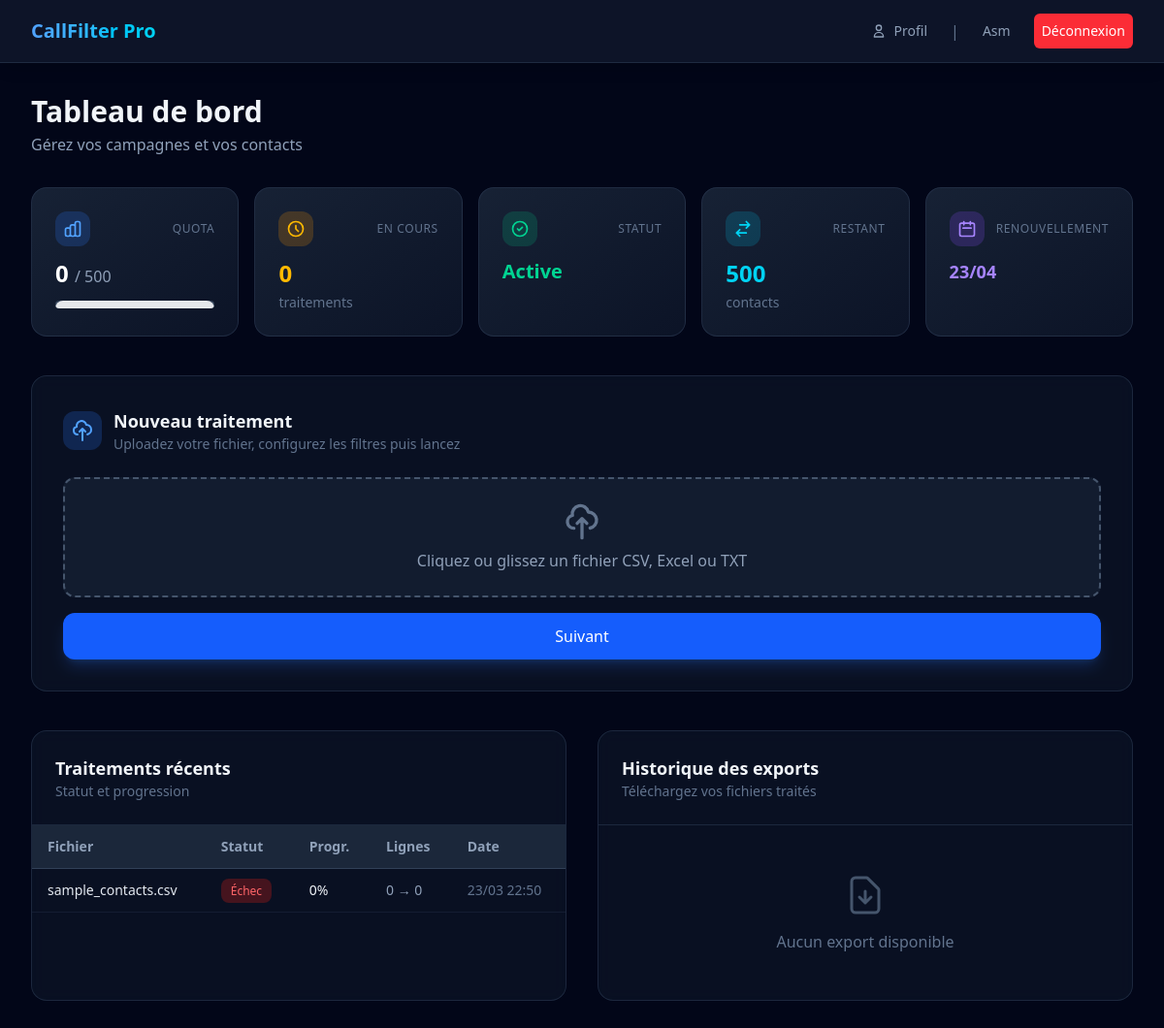
Page /dashboard/ (signed in) on the earlier database version.
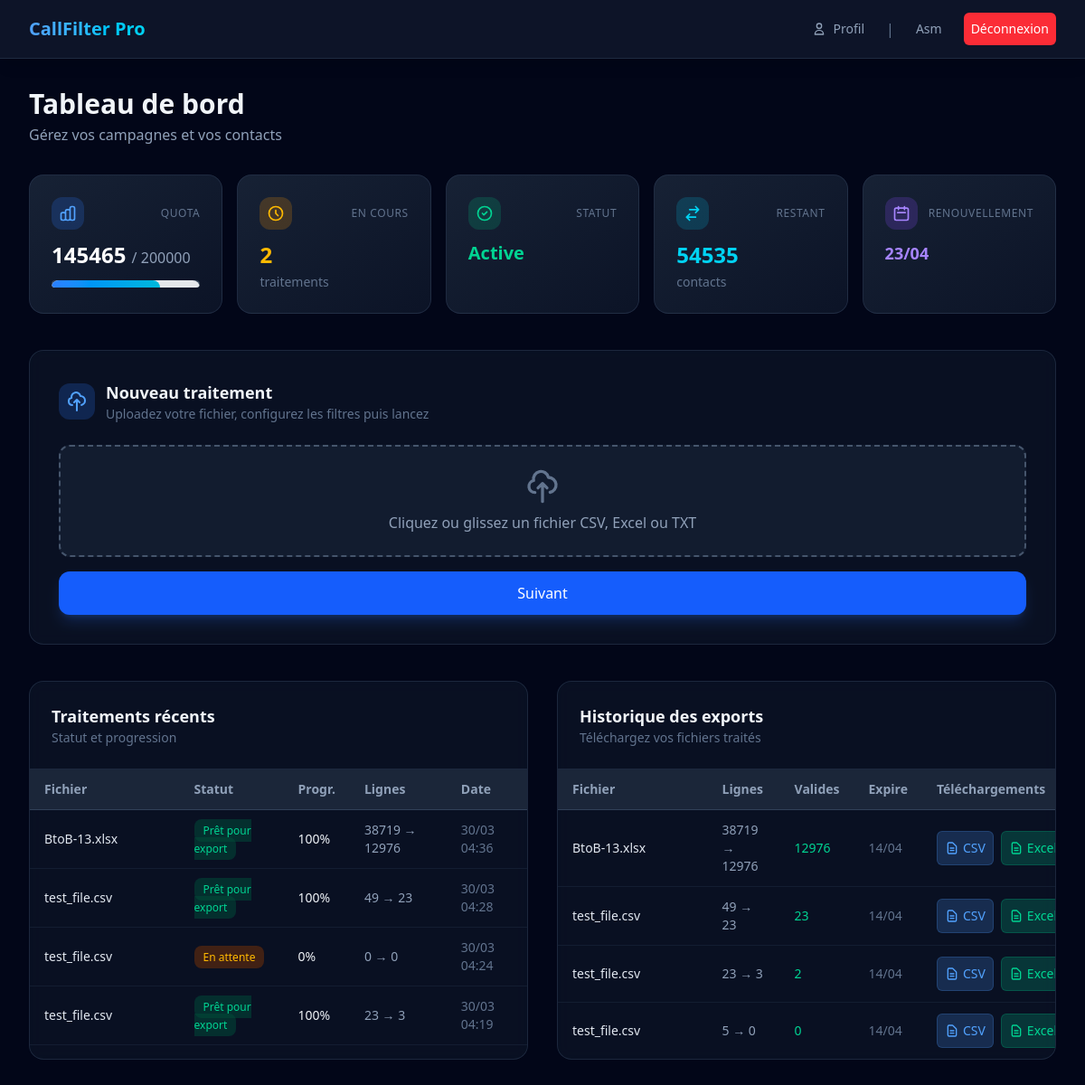
Same page on the later database version.
### apps/companies/models.py (models this page shows, shortened)
class UploadedFile(models.Model):
    STATUS_CHOICES = [
        ('pending', 'En attente'),
        ('processing', 'Traitement en cours'),
        ('cleaning', 'Nettoyage téléphonique'),
        ('filtering', 'Application des filtres'),
        ('ready', 'Prêt pour export'),
        ('failed', 'Échec'),
        ('expired', 'Expiré'),
    ]
    company = models.ForeignKey(
        Company,
        on_delete=models.CASCADE,
        related_name='uploads'
    )
    file = models.FileField('Fichier', upload_to=company_upload_path)
    original_name = models.CharField('Nom original', max_length=255)
    status = models.CharField(
        'Statut',
        max_length=20,
        choices=STATUS_CHOICES,
        default='pending'
    )
    progress = models.IntegerField('Progression %', default=0)
    columns_detected = models.JSONField('Colonnes détectées', default=list)
    column_mapping = models.JSONField('Mapping colonnes', default=dict)
    filters_config = models.JSONField('Config filtres', default=dict)
    scoring_config = models.JSONField('Config scoring', default=dict)
    result_file = models.FileField(
        'Fichier résultat',
        upload_to=company_result_path,
        null=True,
        blank=True
    )
    rows_original = models.IntegerField('Lignes originales', default=0)
    rows_after_filter = models.IntegerField('Lignes après filtre', default=0)
    rows_valid_phones = models.IntegerField('Numéros valides', default=0)
    created_at = models.DateTimeField(auto_now_add=True)
    expires_at = models.DateTimeField()
    celery_task_id = models.CharField(max_length=255, null=True, blank=True)
    error_message = models.TextField('Message d\'erreur', blank=True)
    class Meta:
        verbose_name = 'Fichier uploadé'
        verbose_name_plural = 'Fichiers uploadés'

class ProcessingHistory(models.Model):
    company = models.ForeignKey(
        Company,
        on_delete=models.CASCADE,
        related_name='processings'
    )
    original_filename = models.CharField('Fichier original', max_length=255)
    rows_original = models.IntegerField('Lignes originales', default=0)
    rows_after_filter = models.IntegerField('Lignes après filtre', default=0)
    rows_valid_phones = models.IntegerField('Numéros valides', default=0)
    filters_applied = models.JSONField('Filtres appliqués', default=dict)
    created_at = models.DateTimeField(auto_now_add=True)
    expires_at = models.DateTimeField()
    export_file = models.FileField(
        'Fichier export',
        upload_to=company_export_path,
        null=True,
        blank=True
    )
    export_format = models.CharField('Format export', max_length=10, null=True, blank=True)
    upload = models.OneToOneField(
        UploadedFile,
        on_delete=models.CASCADE,
        related_name='processing_history',
        null=True,
        blank=True
    )
    class Meta:
        verbose_name = 'Historique traitement'
        verbose_name_plural = 'Historiques traitements'

### apps/dashboard/views.py (the view)
# urls.py: path('', views.company_dashboard, name='company_dashboard'),
@login_required
@company_required
def company_dashboard(request):
    company = request.company
    uploads = company.uploads.select_related().order_by('-created_at')[:20]
    processings = company.processings.select_related().order_by('-created_at')[:15]
    quota_used = company.contacts_used_this_month
    quota_total = company.monthly_quota
    pending = company.uploads.filter(status__in=['pending', 'processing', 'cleaning', 'filtering']).count()
    ready_count = company.uploads.filter(status='ready').count()
    total_valid = sum(p.rows_valid_phones for p in processings[:10])
    quota_remaining = max(0, quota_total - quota_used)
    context = {
        'company': company,
        'uploads': uploads,
        'processings': processings,
        'quota_used': quota_used,
        'quota_total': quota_total,
        'quota_percent': min(100, (quota_used / quota_total * 100) if quota_total else 0),
        'quota_remaining': quota_remaining,
        'pending_count': pending,
        'ready_count': ready_count,
        'total_valid': total_valid,
        'quota_reset_at': company.quota_reset_at,
    }
    return render(request, 'dashboard/company_dashboard.html', context)

### templates/dashboard/company_dashboard.html (shortened to what the changed rows need)
{% extends "base.html" %}
{% block content %}
<div class="max-w-7xl mx-auto px-4 sm:px-6 lg:px-8 py-8">
    <div class="mb-8">
        <h1 class="text-2xl md:text-3xl font-bold text-slate-100">Tableau de bord</h1>
    </div>
    <div class="grid grid-cols-1 sm:grid-cols-2 lg:grid-cols-5 gap-4 mb-10">
        <div class="rounded-2xl border border-slate-700/50 bg-gradient-to-br from-slate-800/80 to-slate-900/80 p-6 backdrop-blur-sm hover:border-blue-500/30 transition-all duration-300">
            <div class="flex items-center justify-between mb-3">
                <span class="p-2 rounded-xl bg-blue-500/20"></span>
                <span class="text-xs text-slate-500 uppercase tracking-wider">Quota</span>
            </div>
            <p class="text-2xl font-bold text-white">{{ quota_used }} <span class="text-slate-400 font-normal text-base">/ {{ quota_total }}</span></p>
            <div class="mt-3 h-2 bg-slate-700 rounded-full overflow-hidden">
               <div class="w-full bg-gray-200 rounded-full h-4">
                <div class="h-full bg-gradient-to-r from-blue-500 to-cyan-500 rounded-full transition-all duration-500"
                    style="width: {{ quota_percent|default:0|floatformat:0 }}%;">
                </div>
                </div>
            </div>
        </div>
        <div class="rounded-2xl border border-slate-700/50 bg-gradient-to-br from-slate-800/80 to-slate-900/80 p-6 backdrop-blur-sm hover:border-amber-500/30 transition-all duration-300">
            <div class="flex items-center justify-between mb-3">
                <span class="p-2 rounded-xl bg-amber-500/20"></span>
                <span class="text-xs text-slate-500 uppercase tracking-wider">En cours</span>
            </div>
            <p class="text-2xl font-bold text-amber-400">{{ pending_count }}</p>
            <p class="text-slate-500 text-sm mt-1">traitements</p>
        </div>
        <div class="rounded-2xl border border-slate-700/50 bg-gradient-to-br from-slate-800/80 to-slate-900/80 p-6 backdrop-blur-sm hover:border-cyan-500/30 transition-all duration-300">
            <div class="flex items-center justify-between mb-3">
                <span class="p-2 rounded-xl bg-cyan-500/20"></span>
                <span class="text-xs text-slate-500 uppercase tracking-wider">Restant</span>
            </div>
            <p class="text-2xl font-bold text-cyan-400">{{ quota_remaining }}</p>
            <p class="text-slate-500 text-sm mt-1">contacts</p>
        </div>
    </div>
    <div class="rounded-2xl border border-slate-700/50 bg-slate-800/30 backdrop-blur-sm p-8 mb-10">
        <div class="flex items-center gap-3 mb-6">
            <div>
                <h2 class="text-lg font-semibold text-slate-100">Nouveau traitement</h2>
            </div>
        </div>
    </div>
    <div class="grid lg:grid-cols-2 gap-8">
        <div class="rounded-2xl border border-slate-700/50 bg-slate-800/30 backdrop-blur-sm overflow-hidden">
            <div class="p-6 border-b border-slate-700/50">
                <h2 class="text-lg font-semibold text-slate-100">Traitements récents</h2>
            </div>
            {% if uploads %}
            <div class="overflow-x-auto max-h-80 overflow-y-auto">
                <table class="w-full text-sm">
                    <thead class="sticky top-0 bg-slate-800/95">
                        <tr class="text-slate-400 border-b border-slate-700 text-left">
                            <th class="py-3 px-4">Fichier</th>
                            <th class="py-3 px-4">Statut</th>
                            <th class="py-3 px-4">Progr.</th>
                            <th class="py-3 px-4">Lignes</th>
                            <th class="py-3 px-4">Date</th>
                        </tr>
                    </thead>
                    <tbody>
                        {% for u in uploads %}
                        <tr class="border-b border-slate-700/30 hover:bg-slate-700/20">
                            <td class="py-3 px-4 text-slate-200 font-medium">{{ u.original_name|truncatechars:25 }}</td>
                            <td class="py-3 px-4"><span class="px-2.5 py-1 rounded-lg text-xs font-medium {% if u.status == 'ready' %}bg-emerald-900/50 text-emerald-400{% elif u.status == 'failed' %}bg-red-900/50 text-red-400{% else %}bg-amber-900/50 text-amber-400{% endif %}">{{ u.get_status_display }}</span></td>
                            <td class="py-3 px-4">{{ u.progress }}%</td>
                            <td class="py-3 px-4 text-slate-400">{{ u.rows_original }} → {{ u.rows_after_filter }}</td>
                            <td class="py-3 px-4 text-slate-500">{{ u.created_at|date:"d/m H:i" }}</td>
                        </tr>
                        {% endfor %}
                    </tbody>
                </table>
            </div>
            {% endif %}
        </div>
        <div class="relative rounded-2xl border border-slate-700/50 bg-slate-800/30 backdrop-blur-sm overflow-hidden">
            <div class="p-6 border-b border-slate-700/50">
                <h2 class="text-lg font-semibold text-slate-100">Historique des exports</h2>
            </div>
            {% if processings %}
            <div class="overflow-x-auto max-h-80 overflow-y-auto">
                <table class="w-full text-sm">
                    <thead class="sticky top-0 bg-slate-800/95">
                        <tr class="text-slate-400 border-b border-slate-700 text-left">
                            <th class="py-3 px-4">Fichier</th>
                            <th class="py-3 px-4">Lignes</th>
                            <th class="py-3 px-4">Valides</th>
                            <th class="py-3 px-4">Expire</th>
                            <th class="py-3 px-4">Téléchargements</th>
                        </tr>
                    </thead>
                    <tbody>
                        {% for p in processings %}
                        <tr class="border-b border-slate-700/30 hover:bg-slate-700/20">
                            <td class="py-3 px-4 text-slate-200 font-medium">{{ p.original_filename|truncatechars:22 }}</td>
                            <td class="py-3 px-4 text-slate-400">{{ p.rows_original }} → {{ p.rows_after_filter }}</td>
                            <td class="py-3 px-4 text-emerald-400 font-medium">{{ p.rows_valid_phones }}</td>
                            <td class="py-3 px-4 text-slate-500">{{ p.expires_at|date:"d/m" }}</td>
                          <td class="py-3 px-4">
    {% if p.export_file %}
    <div class="flex flex-row gap-2 items-center text-left">
                <a href="{% url 'dashboard:download_export' p.pk %}?format=csv" class="inline-flex items-center gap-1 bg-blue-400/20 border border-blue-400/20 p-2 rounded-md text-blue-400 hover:text-blue-300 font-medium focus:outline-none">
                        <svg class="w-4 h-4" fill="none" stroke="currentColor" viewBox="0 0 24 24">
                            <path stroke-linecap="round" stroke-linejoin="round" stroke-width="2" d="M9 12h6m-6 4h6m2 5H7a2 2 0 01-2-2V5a2 2 0 012-2h5.586a1 1 0 01.707.293l5.414 5.414a1 1 0 01.293.707V19a2 2 0 01-2 2z"/>
                        </svg>
                        CSV
                </a>
                 <a href="{% url 'dashboard:download_export' p.pk %}?format=excel" class="inline-flex items-center gap-1 bg-emerald-400/20 border border-emerald-400/20 p-2 rounded-md text-emerald-400 hover:text-emerald-300 font-medium focus:outline-none">
                        <svg class="w-4 h-4" fill="none" stroke="currentColor" viewBox="0 0 24 24">
                            <path stroke-linecap="round" stroke-linejoin="round" stroke-width="2" d="M9 12h6m-6 4h6m2 5H7a2 2 0 01-2-2V5a2 2 0 012-2h5.586a1 1 0 01.707.293l5.414 5.414a1 1 0 01.293.707V19a2 2 0 01-2 2z"/>
                        </svg>
                        Excel
                </a>
            </div>
    </div>
    {% endif %}
</td>
                        </tr>
                        {% endfor %}
            {% else %}
            <div class="p-12 text-center text-slate-500">
                <svg class="w-12 h-12 mx-auto mb-3 text-slate-600" fill="none" stroke="currentColor" viewBox="0 0 24 24"><path stroke-linecap="round" stroke-linejoin="round" stroke-width="1.5" d="M12 10v6m0 0l-3-3m3 3l3-3m2 8H7a2 2 0 01-2-2V5a2 2 0 012-2h5.586a1 1 0 01.707.293l5.414 5.414a1 1 0 01.293.707V19a2 2 0 01-2 2z"/></svg>
                <p>Aucun export disponible</p>
            </div>
            {% endif %}
        </div>
    </div>
</div>
{% endblock %}

Differences in the rows shown:
no longer on this page (row unchanged): UploadedFile: original_name "sample_contacts.csv", status "Échec", progress "0", rows_original "0", rows_after_filter "0", created_at "23/03 22:50"
added UploadedFile: original_name "BtoB-13.xlsx", status "Prêt pour export", progress "100", rows_original "38719", rows_after_filter "12976", created_at "30/03 04:36"
added UploadedFile: original_name "test_file.csv", status "Prêt pour export", progress "100", rows_original "49", rows_after_filter "23", created_at "30/03 04:28"
added UploadedFile: original_name "test_file.csv", status "En attente", progress "0", rows_original "0", rows_after_filter "0", created_at "30/03 04:24"
added UploadedFile: original_name "test_file.csv", status "Prêt pour export", progress "100", rows_original "23", rows_after_filter "3", created_at "30/03 04:19"
added ProcessingHistory: original_filename "BtoB-13.xlsx", rows_original "38719", rows_after_filter "12976", rows_valid_phones "12976", expires_at "14/04", shows "CSV"
added ProcessingHistory: original_filename "test_file.csv", rows_original "49", rows_after_filter "23", rows_valid_phones "23", expires_at "14/04", shows "CSV"
added ProcessingHistory: original_filename "test_file.csv", rows_original "23", rows_after_filter "3", rows_valid_phones "2", expires_at "14/04", shows "CSV"
added ProcessingHistory: original_filename "test_file.csv", rows_original "5", rows_after_filter "0", rows_valid_phones "0", expires_at "14/04", shows "CSV"
Other differences:
{{ quota_used }}: "0" → "145465"
{{ quota_total }}: "500" → "200000"
{{ pending_count }}: "0" → "2"
{{ quota_remaining }}: "500" → "54535"
text no longer shown: "Aucun export disponible"
text now shown: "Fichier Lignes Valides Expire Téléchargements"
